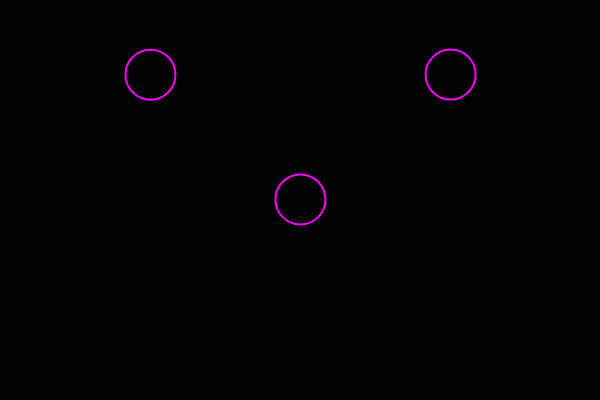
Frame 1 (no input)
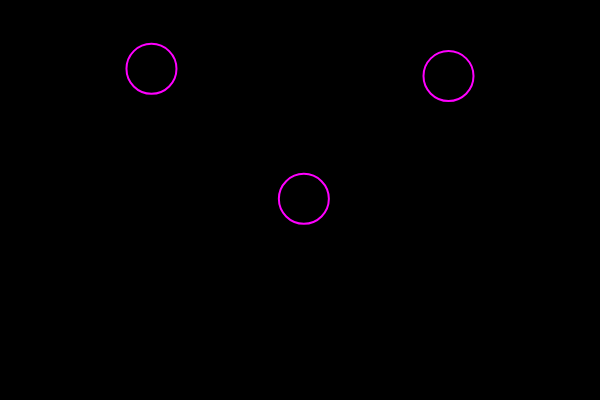
Frame 60 (no input)
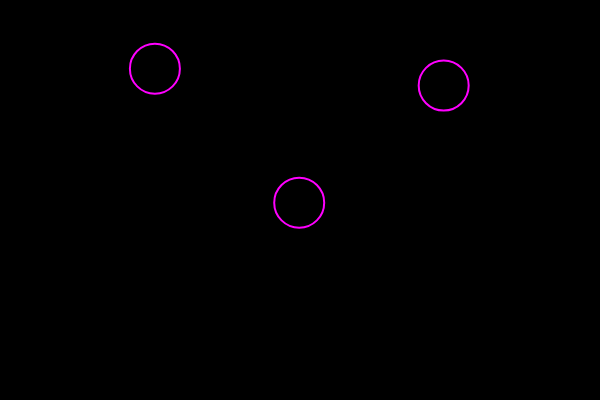
Frame 120 (the mouse pressed at the canvas centre since frame 60)

The p5.js sketch that drew these frames (run headless with seeded random() and noise() and a simulated clock; from frame 60 on, the mouse is pressed at the canvas centre):

// p5.js sketch
// ── sketch.js
var bubble = {
  x: 300,
  y: 200,
  display: function() {
    stroke(255, 0, 255);
    strokeWeight(2);
    noFill();
    ellipse(this.x, this.y, 50, 50);
  },
  move: function() {
    this.x = this.x + random(-1, 1);
    this.y = this.y + random(-1, 1);
  }
}

//new bubble 1
var bubble1 = {
  x: 150,
  y: 75,
  display: function() {
    stroke(255, 0, 255);
    strokeWeight(2);
    noFill();
    ellipse(this.x, this.y, 50, 50);
  },
  move: function() {
    this.x = this.x + random(-1, 1);
    this.y = this.y + random(-1, 1);
  }
}
// bubble 2
var bubble2 = {
  x: 450,
  y: 75,
  display: function() {
    stroke(255, 0, 255);
    strokeWeight(2);
    noFill();
    ellipse(this.x, this.y, 50, 50);
  },
  move: function() {
    this.x = this.x + random(-1, 1);
    this.y = this.y + random(-1, 1);
  }

  
}
 
function setup() {
  createCanvas(600, 400);
}
 
function draw() {
  background(0);
  bubble.move();
  bubble.display();
  
  //new bubble 1
  bubble1.move();
  bubble1.display();
  
  //new bubble 1
  bubble2.move();
  bubble2.display();
}
